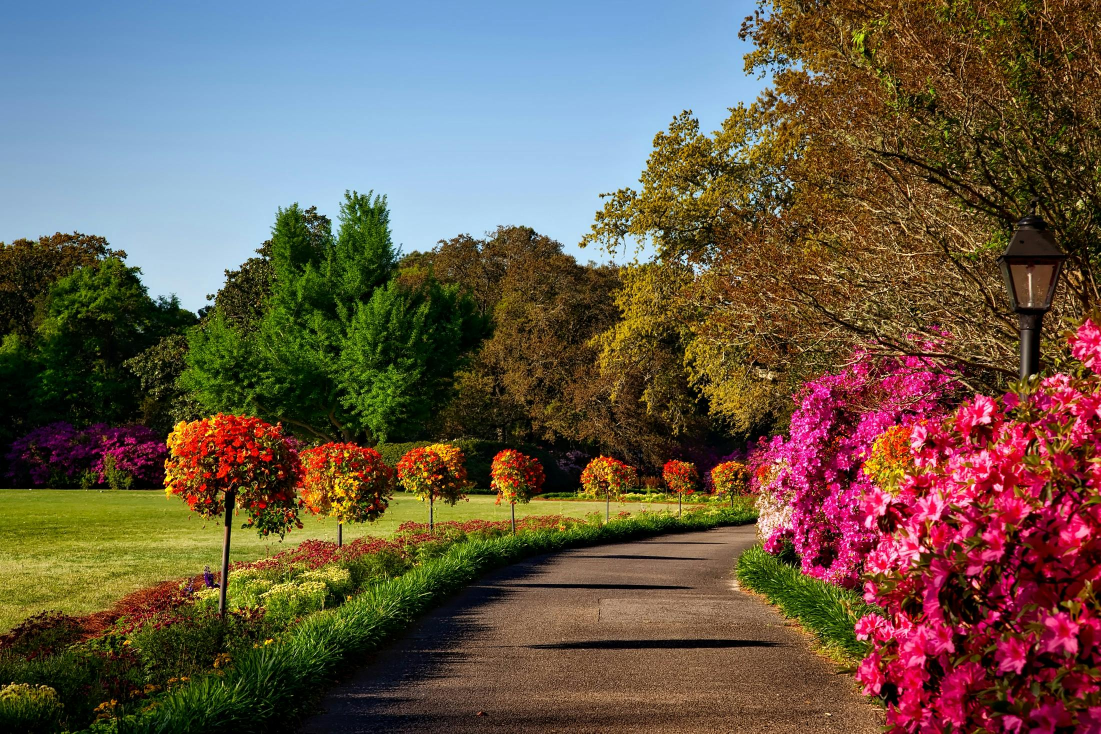
#> input picture Task1/Basics/images/nature.jpg, 2201 x 1467 px (shown at 1/2 size)
$ python transformations.py
#> lines starting #> are read from the running program, lines starting #| are printed output that depends on the picture
import cv2 as cv
import numpy as np

img = cv.imread('images/nature.jpg')
#> img is the input picture: shape (1467, 2201, 3); mean B, G, R 74.7, 89.6, 104.6
cv.imshow('Nature', img)

# Translation
def translate(img, x, y):
#> called with x = -100, y = 100
    transMat = np.float32([[1,0,x],[0,1,y]])
    dimensions = (img.shape[1], img.shape[0])
#> dimensions = (2201, 1467)
    return cv.warpAffine(img, transMat, dimensions)
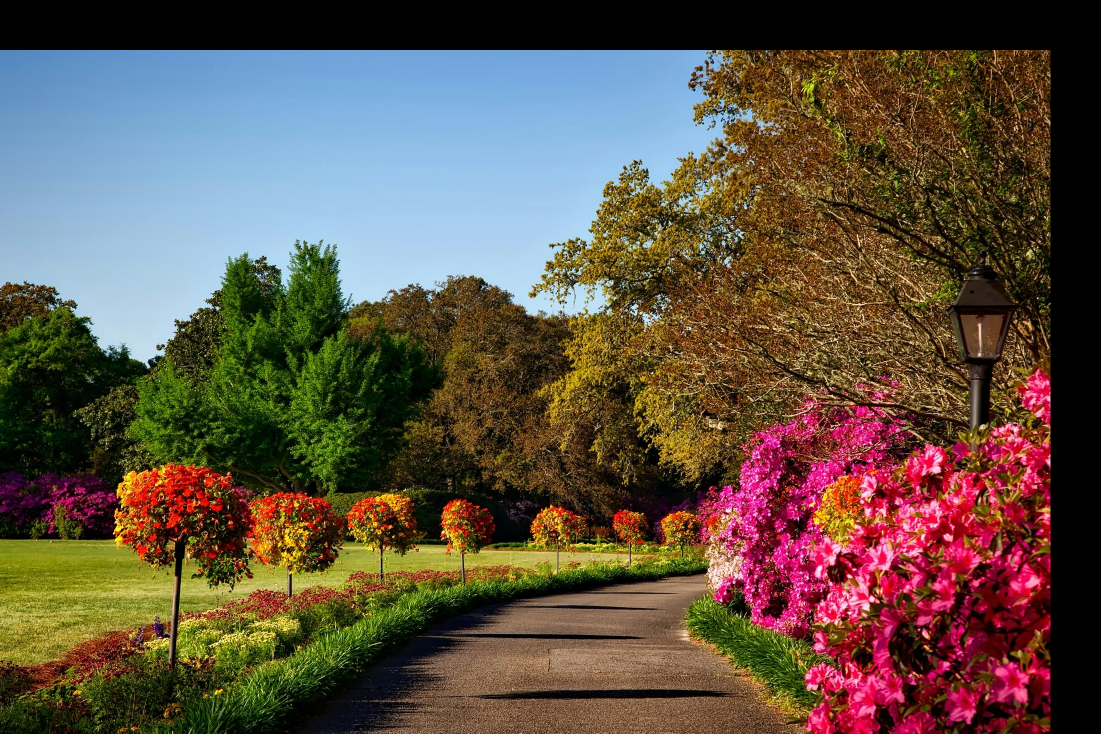
#> returned value: shape (1467, 2201, 3) (shown at 1/2 size); mean of channels 0, 1, 2 69, 82.5, 96; drawn as B, G, R

# -x --> Left
# -y --> Up
# x --> Right
# y --> Down

translated = translate(img, -100, 100)
cv.imshow('Translated', translated)

# Rotation
def rotate(img, angle, rotPoint=None):
#> called with angle = -45
    (height,width) = img.shape[:2]
#> height = 1467; width = 2201

    if rotPoint is None:
        rotPoint = (width//2,height//2)
#> rotPoint = (1100, 733)

    rotMat = cv.getRotationMatrix2D(rotPoint, angle, 1.0)
    dimensions = (width,height)
#> dimensions = (2201, 1467)

    return cv.warpAffine(img, rotMat, dimensions)
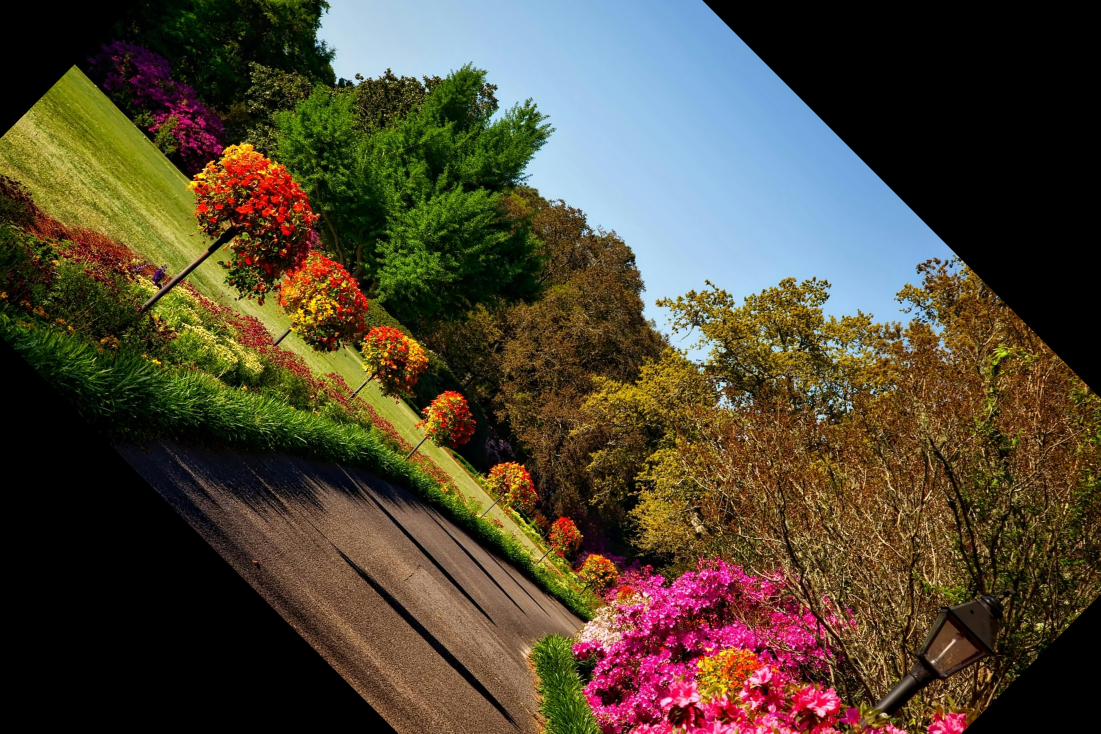
#> returned value: shape (1467, 2201, 3) (shown at 1/2 size); mean of channels 0, 1, 2 52, 69.7, 78.8; drawn as B, G, R

rotated = rotate(img, -45)
cv.imshow('Rotated', rotated)

rotated_rotated = rotate(img, -90)
#> call 2 of rotate, with angle = -90
#> in rotate (call 2), `return cv.warpAffine(img, rotMat, dimensions)`:
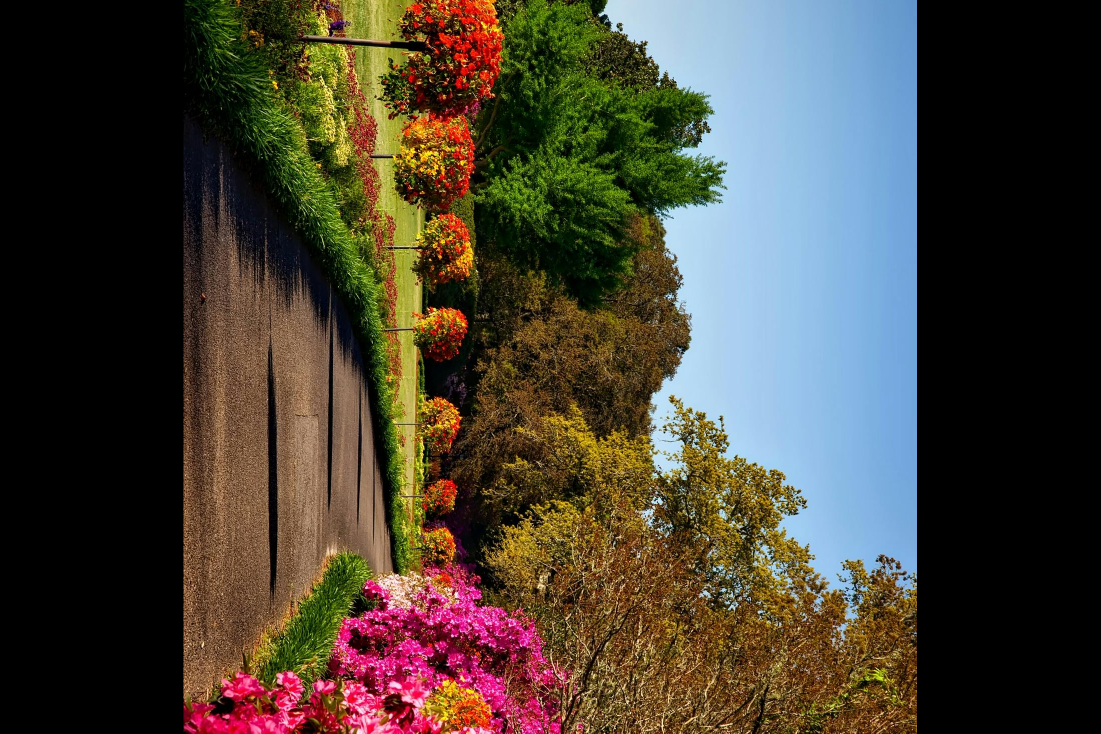
#> returned value: shape (1467, 2201, 3) (shown at 1/2 size); mean of channels 0, 1, 2 54.5, 65.6, 71.9; drawn as B, G, R
cv.imshow('Rotated Rotated', rotated_rotated)

# Resizing
resized = cv.resize(img, (500,500), interpolation=cv.INTER_CUBIC)
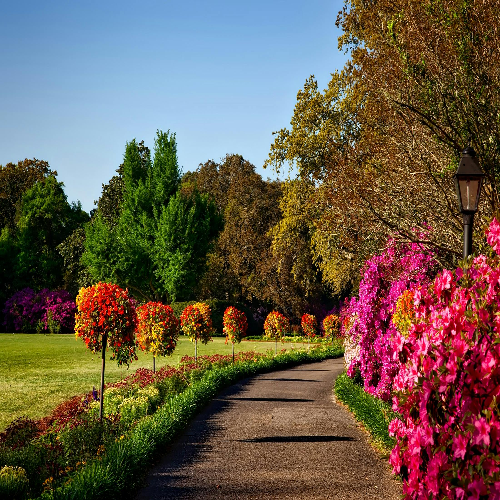
#> resized: shape (500, 500, 3); mean B, G, R 74.9, 89.7, 104.6
cv.imshow('Resized', resized)

# Flipping
flip = cv.flip(img, -1)
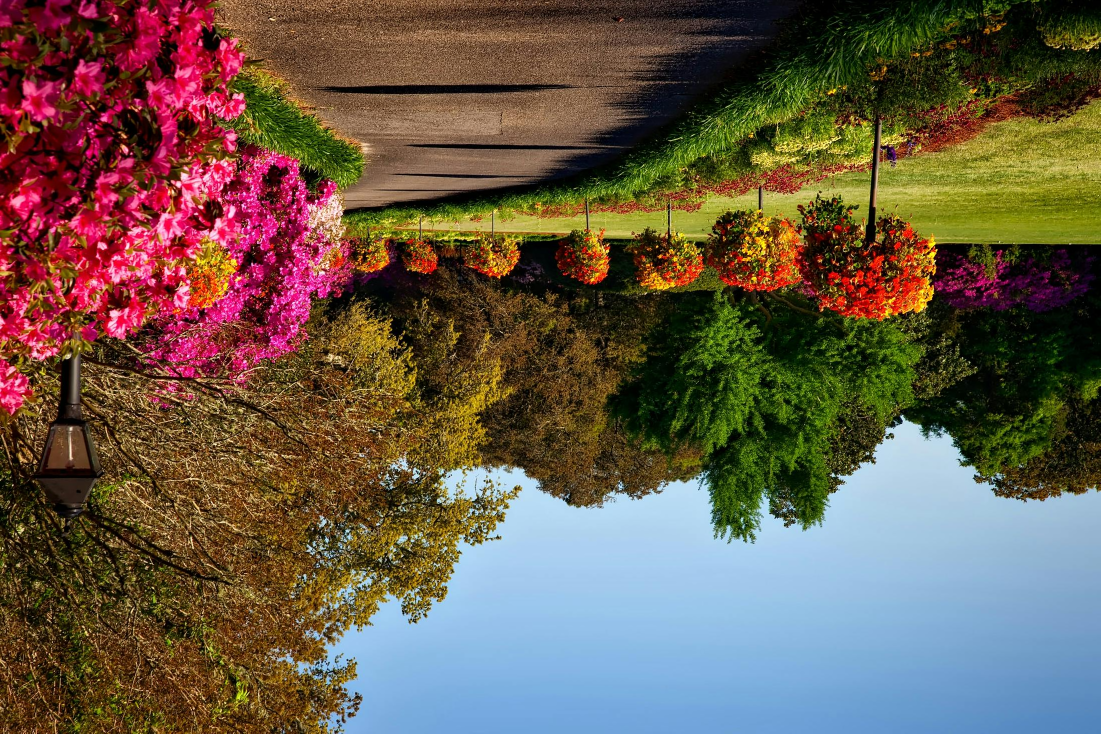
#> flip: shape (1467, 2201, 3) (shown at 1/2 size); mean B, G, R 74.7, 89.6, 104.6
cv.imshow('Flip', flip)

# Cropping
cropped = img[200:400, 300:400]
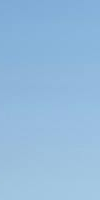
#> cropped: shape (200, 100, 3); mean B, G, R 220.6, 186.7, 147.7
cv.imshow('Cropped', cropped)


cv.waitKey(0)
